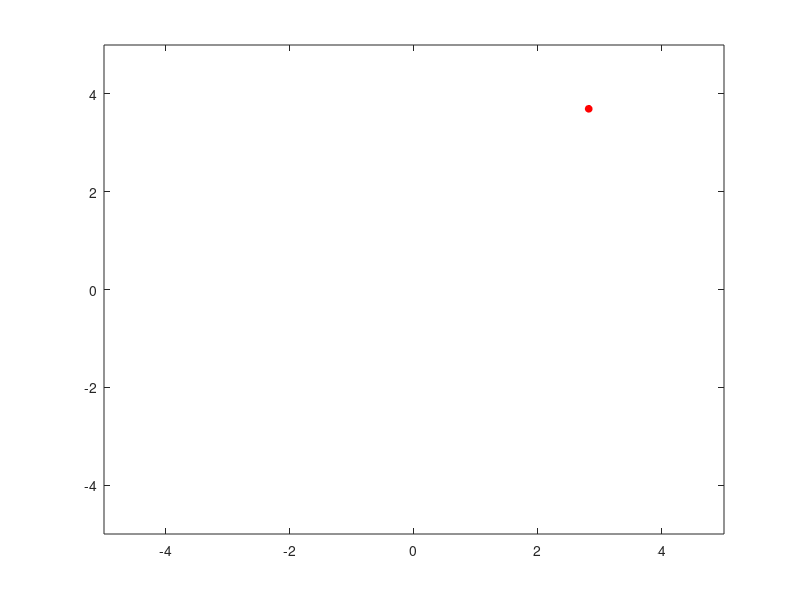

MATLAB code to generate this figure:

n = 50;
XY = 10 * rand(2,n) - 5;
for i=1:n
    plot(XY(1,i),XY(2,i),'or','MarkerSize',5,'MarkerFaceColor','r')
    axis([-5 5 -5 5])
    pause(.1)
end